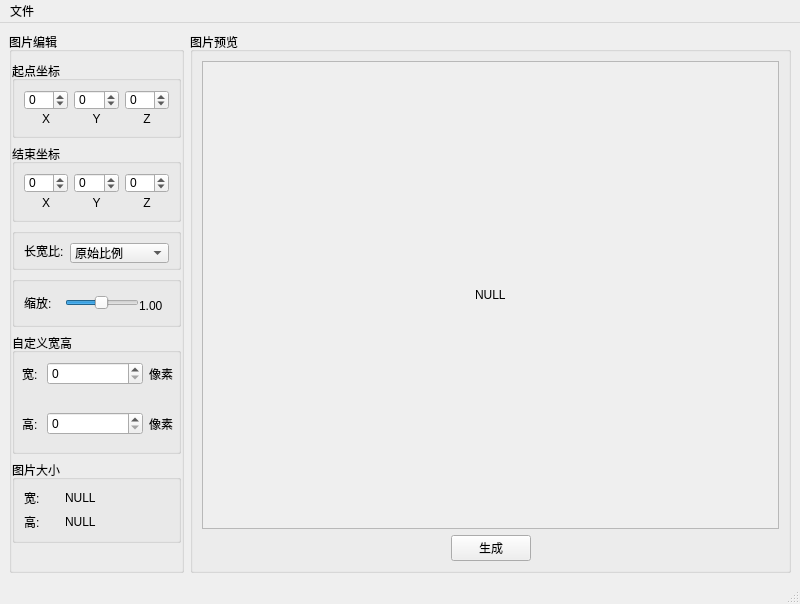
<?xml version="1.0" encoding="UTF-8"?>
<ui version="4.0">
 <class>MainWindow</class>
 <widget class="QMainWindow" name="MainWindow">
  <property name="geometry">
   <rect>
    <x>0</x>
    <y>0</y>
    <width>800</width>
    <height>602</height>
   </rect>
  </property>
  <property name="windowTitle">
   <string>MainWindow</string>
  </property>
  <widget class="QWidget" name="centralwidget">
   <layout class="QHBoxLayout" name="horizontalLayout_8" stretch="1,3">
    <item>
     <widget class="QGroupBox" name="groupBox_4">
      <property name="minimumSize">
       <size>
        <width>171</width>
        <height>0</height>
       </size>
      </property>
      <property name="title">
       <string>图片编辑</string>
      </property>
      <layout class="QVBoxLayout" name="verticalLayout_11">
       <property name="leftMargin">
        <number>0</number>
       </property>
       <property name="rightMargin">
        <number>0</number>
       </property>
       <item>
        <widget class="QGroupBox" name="groupBox">
         <property name="minimumSize">
          <size>
           <width>0</width>
           <height>76</height>
          </size>
         </property>
         <property name="title">
          <string>起点坐标</string>
         </property>
         <layout class="QHBoxLayout" name="horizontalLayout">
          <item>
           <layout class="QVBoxLayout" name="verticalLayout">
            <item>
             <widget class="QSpinBox" name="spinBox">
              <property name="minimumSize">
               <size>
                <width>44</width>
                <height>20</height>
               </size>
              </property>
              <property name="minimum">
               <number>-999999</number>
              </property>
              <property name="maximum">
               <number>999999</number>
              </property>
             </widget>
            </item>
            <item>
             <widget class="QLabel" name="label">
              <property name="text">
               <string>X</string>
              </property>
              <property name="alignment">
               <set>Qt::AlignCenter</set>
              </property>
             </widget>
            </item>
           </layout>
          </item>
          <item>
           <layout class="QVBoxLayout" name="verticalLayout_2">
            <item>
             <widget class="QSpinBox" name="spinBox_2">
              <property name="minimumSize">
               <size>
                <width>45</width>
                <height>20</height>
               </size>
              </property>
              <property name="minimum">
               <number>-999999</number>
              </property>
              <property name="maximum">
               <number>999999</number>
              </property>
             </widget>
            </item>
            <item>
             <widget class="QLabel" name="label_2">
              <property name="text">
               <string>Y</string>
              </property>
              <property name="alignment">
               <set>Qt::AlignCenter</set>
              </property>
             </widget>
            </item>
           </layout>
          </item>
          <item>
           <layout class="QVBoxLayout" name="verticalLayout_3">
            <item>
             <widget class="QSpinBox" name="spinBox_3">
              <property name="minimumSize">
               <size>
                <width>44</width>
                <height>20</height>
               </size>
              </property>
              <property name="minimum">
               <number>-999999</number>
              </property>
              <property name="maximum">
               <number>999999</number>
              </property>
             </widget>
            </item>
            <item>
             <widget class="QLabel" name="label_3">
              <property name="text">
               <string>Z</string>
              </property>
              <property name="alignment">
               <set>Qt::AlignCenter</set>
              </property>
             </widget>
            </item>
           </layout>
          </item>
         </layout>
        </widget>
       </item>
       <item>
        <widget class="QGroupBox" name="groupBox_2">
         <property name="minimumSize">
          <size>
           <width>0</width>
           <height>76</height>
          </size>
         </property>
         <property name="title">
          <string>结束坐标</string>
         </property>
         <layout class="QHBoxLayout" name="horizontalLayout_2">
          <item>
           <layout class="QVBoxLayout" name="verticalLayout_4">
            <item>
             <widget class="QSpinBox" name="spinBox_4">
              <property name="minimumSize">
               <size>
                <width>44</width>
                <height>20</height>
               </size>
              </property>
              <property name="minimum">
               <number>-999999</number>
              </property>
              <property name="maximum">
               <number>999999</number>
              </property>
             </widget>
            </item>
            <item>
             <widget class="QLabel" name="label_4">
              <property name="text">
               <string>X</string>
              </property>
              <property name="alignment">
               <set>Qt::AlignCenter</set>
              </property>
             </widget>
            </item>
           </layout>
          </item>
          <item>
           <layout class="QVBoxLayout" name="verticalLayout_5">
            <item>
             <widget class="QSpinBox" name="spinBox_5">
              <property name="minimumSize">
               <size>
                <width>45</width>
                <height>20</height>
               </size>
              </property>
              <property name="minimum">
               <number>-999999</number>
              </property>
              <property name="maximum">
               <number>999999</number>
              </property>
             </widget>
            </item>
            <item>
             <widget class="QLabel" name="label_5">
              <property name="text">
               <string>Y</string>
              </property>
              <property name="alignment">
               <set>Qt::AlignCenter</set>
              </property>
             </widget>
            </item>
           </layout>
          </item>
          <item>
           <layout class="QVBoxLayout" name="verticalLayout_6">
            <item>
             <widget class="QSpinBox" name="spinBox_6">
              <property name="minimumSize">
               <size>
                <width>44</width>
                <height>20</height>
               </size>
              </property>
              <property name="minimum">
               <number>-999999</number>
              </property>
              <property name="maximum">
               <number>999999</number>
              </property>
             </widget>
            </item>
            <item>
             <widget class="QLabel" name="label_6">
              <property name="text">
               <string>Z</string>
              </property>
              <property name="alignment">
               <set>Qt::AlignCenter</set>
              </property>
             </widget>
            </item>
           </layout>
          </item>
         </layout>
        </widget>
       </item>
       <item>
        <widget class="QGroupBox" name="groupBox_7">
         <property name="minimumSize">
          <size>
           <width>0</width>
           <height>42</height>
          </size>
         </property>
         <property name="title">
          <string/>
         </property>
         <layout class="QHBoxLayout" name="horizontalLayout_10">
          <item>
           <layout class="QHBoxLayout" name="horizontalLayout_3" stretch="1,4">
            <item>
             <widget class="QLabel" name="label_8">
              <property name="enabled">
               <bool>true</bool>
              </property>
              <property name="text">
               <string>长宽比:</string>
              </property>
             </widget>
            </item>
            <item>
             <widget class="QComboBox" name="comboBox">
              <property name="minimumSize">
               <size>
                <width>0</width>
                <height>20</height>
               </size>
              </property>
              <item>
               <property name="text">
                <string>原始比例</string>
               </property>
              </item>
              <item>
               <property name="text">
                <string>自定义比例</string>
               </property>
              </item>
             </widget>
            </item>
           </layout>
          </item>
         </layout>
        </widget>
       </item>
       <item>
        <widget class="QGroupBox" name="groupBox_6">
         <property name="minimumSize">
          <size>
           <width>0</width>
           <height>51</height>
          </size>
         </property>
         <property name="title">
          <string/>
         </property>
         <layout class="QVBoxLayout" name="verticalLayout_10">
          <item>
           <layout class="QHBoxLayout" name="horizontalLayout_4" stretch="1,5,1">
            <item>
             <widget class="QLabel" name="label_9">
              <property name="minimumSize">
               <size>
                <width>35</width>
                <height>0</height>
               </size>
              </property>
              <property name="text">
               <string>缩放:</string>
              </property>
             </widget>
            </item>
            <item>
             <widget class="QSlider" name="horizontalSlider">
              <property name="enabled">
               <bool>true</bool>
              </property>
              <property name="minimumSize">
               <size>
                <width>74</width>
                <height>22</height>
               </size>
              </property>
              <property name="minimum">
               <number>1</number>
              </property>
              <property name="maximum">
               <number>200</number>
              </property>
              <property name="singleStep">
               <number>1</number>
              </property>
              <property name="value">
               <number>100</number>
              </property>
              <property name="orientation">
               <enum>Qt::Horizontal</enum>
              </property>
             </widget>
            </item>
            <item>
             <widget class="QLabel" name="label_10">
              <property name="minimumSize">
               <size>
                <width>30</width>
                <height>29</height>
               </size>
              </property>
              <property name="text">
               <string>1.00</string>
              </property>
             </widget>
            </item>
           </layout>
          </item>
         </layout>
        </widget>
       </item>
       <item>
        <widget class="QGroupBox" name="groupBox_5">
         <property name="minimumSize">
          <size>
           <width>0</width>
           <height>121</height>
          </size>
         </property>
         <property name="title">
          <string>自定义宽高</string>
         </property>
         <widget class="QWidget" name="horizontalLayoutWidget_3">
          <property name="geometry">
           <rect>
            <x>10</x>
            <y>20</y>
            <width>151</width>
            <height>41</height>
           </rect>
          </property>
          <layout class="QHBoxLayout" name="horizontalLayout_5" stretch="1,5,1">
           <item>
            <widget class="QLabel" name="label_11">
             <property name="text">
              <string>宽:</string>
             </property>
            </widget>
           </item>
           <item>
            <widget class="QSpinBox" name="spinBox_7">
             <property name="minimumSize">
              <size>
               <width>0</width>
               <height>20</height>
              </size>
             </property>
             <property name="maximum">
              <number>999999</number>
             </property>
            </widget>
           </item>
           <item>
            <widget class="QLabel" name="label_12">
             <property name="text">
              <string>像素</string>
             </property>
            </widget>
           </item>
          </layout>
         </widget>
         <widget class="QWidget" name="horizontalLayoutWidget_4">
          <property name="geometry">
           <rect>
            <x>10</x>
            <y>70</y>
            <width>151</width>
            <height>41</height>
           </rect>
          </property>
          <layout class="QHBoxLayout" name="horizontalLayout_6" stretch="1,5,1">
           <item>
            <widget class="QLabel" name="label_13">
             <property name="text">
              <string>高:</string>
             </property>
            </widget>
           </item>
           <item>
            <widget class="QSpinBox" name="spinBox_8">
             <property name="minimumSize">
              <size>
               <width>0</width>
               <height>20</height>
              </size>
             </property>
             <property name="maximum">
              <number>999999</number>
             </property>
            </widget>
           </item>
           <item>
            <widget class="QLabel" name="label_14">
             <property name="text">
              <string>像素</string>
             </property>
            </widget>
           </item>
          </layout>
         </widget>
        </widget>
       </item>
       <item>
        <widget class="QGroupBox" name="groupBox_8">
         <property name="title">
          <string>图片大小</string>
         </property>
         <layout class="QVBoxLayout" name="verticalLayout_8">
          <item>
           <layout class="QHBoxLayout" name="horizontalLayout_9" stretch="1,3">
            <item>
             <widget class="QLabel" name="label_15">
              <property name="text">
               <string>宽:</string>
              </property>
             </widget>
            </item>
            <item>
             <widget class="QLabel" name="label_17">
              <property name="text">
               <string>NULL</string>
              </property>
             </widget>
            </item>
           </layout>
          </item>
          <item>
           <layout class="QHBoxLayout" name="horizontalLayout_12" stretch="1,3">
            <item>
             <widget class="QLabel" name="label_16">
              <property name="text">
               <string>高:</string>
              </property>
             </widget>
            </item>
            <item>
             <widget class="QLabel" name="label_18">
              <property name="text">
               <string>NULL</string>
              </property>
             </widget>
            </item>
           </layout>
          </item>
         </layout>
        </widget>
       </item>
       <item>
        <spacer name="verticalSpacer">
         <property name="orientation">
          <enum>Qt::Vertical</enum>
         </property>
         <property name="sizeHint" stdset="0">
          <size>
           <width>20</width>
           <height>24</height>
          </size>
         </property>
        </spacer>
       </item>
      </layout>
     </widget>
    </item>
    <item>
     <widget class="QGroupBox" name="groupBox_3">
      <property name="minimumSize">
       <size>
        <width>601</width>
        <height>541</height>
       </size>
      </property>
      <property name="title">
       <string>图片预览</string>
      </property>
      <layout class="QVBoxLayout" name="verticalLayout_9">
       <item>
        <widget class="QScrollArea" name="scrollArea">
         <property name="widgetResizable">
          <bool>true</bool>
         </property>
         <widget class="QWidget" name="scrollAreaWidgetContents">
          <property name="geometry">
           <rect>
            <x>0</x>
            <y>0</y>
            <width>579</width>
            <height>471</height>
           </rect>
          </property>
          <layout class="QGridLayout" name="gridLayout">
           <item row="0" column="0">
            <layout class="QHBoxLayout" name="horizontalLayout_11">
             <item>
              <spacer name="horizontalSpacer_3">
               <property name="orientation">
                <enum>Qt::Horizontal</enum>
               </property>
               <property name="sizeHint" stdset="0">
                <size>
                 <width>40</width>
                 <height>20</height>
                </size>
               </property>
              </spacer>
             </item>
             <item>
              <layout class="QVBoxLayout" name="verticalLayout_7">
               <item>
                <spacer name="verticalSpacer_2">
                 <property name="orientation">
                  <enum>Qt::Vertical</enum>
                 </property>
                 <property name="sizeHint" stdset="0">
                  <size>
                   <width>20</width>
                   <height>40</height>
                  </size>
                 </property>
                </spacer>
               </item>
               <item>
                <widget class="QLabel" name="label_7">
                 <property name="text">
                  <string>NULL</string>
                 </property>
                </widget>
               </item>
               <item>
                <spacer name="verticalSpacer_3">
                 <property name="orientation">
                  <enum>Qt::Vertical</enum>
                 </property>
                 <property name="sizeHint" stdset="0">
                  <size>
                   <width>20</width>
                   <height>40</height>
                  </size>
                 </property>
                </spacer>
               </item>
              </layout>
             </item>
             <item>
              <spacer name="horizontalSpacer_4">
               <property name="orientation">
                <enum>Qt::Horizontal</enum>
               </property>
               <property name="sizeHint" stdset="0">
                <size>
                 <width>40</width>
                 <height>20</height>
                </size>
               </property>
              </spacer>
             </item>
            </layout>
           </item>
          </layout>
         </widget>
        </widget>
       </item>
       <item>
        <layout class="QHBoxLayout" name="horizontalLayout_7">
         <item>
          <spacer name="horizontalSpacer">
           <property name="orientation">
            <enum>Qt::Horizontal</enum>
           </property>
           <property name="sizeHint" stdset="0">
            <size>
             <width>40</width>
             <height>20</height>
            </size>
           </property>
          </spacer>
         </item>
         <item>
          <widget class="QPushButton" name="pushButton">
           <property name="text">
            <string>生成</string>
           </property>
          </widget>
         </item>
         <item>
          <spacer name="horizontalSpacer_2">
           <property name="orientation">
            <enum>Qt::Horizontal</enum>
           </property>
           <property name="sizeHint" stdset="0">
            <size>
             <width>40</width>
             <height>20</height>
            </size>
           </property>
          </spacer>
         </item>
        </layout>
       </item>
      </layout>
     </widget>
    </item>
   </layout>
  </widget>
  <widget class="QMenuBar" name="menubar">
   <property name="geometry">
    <rect>
     <x>0</x>
     <y>0</y>
     <width>800</width>
     <height>24</height>
    </rect>
   </property>
   <widget class="QMenu" name="File">
    <property name="title">
     <string>文件</string>
    </property>
   </widget>
   <addaction name="File"/>
  </widget>
  <widget class="QStatusBar" name="statusbar"/>
 </widget>
 <resources/>
 <connections/>
</ui>
